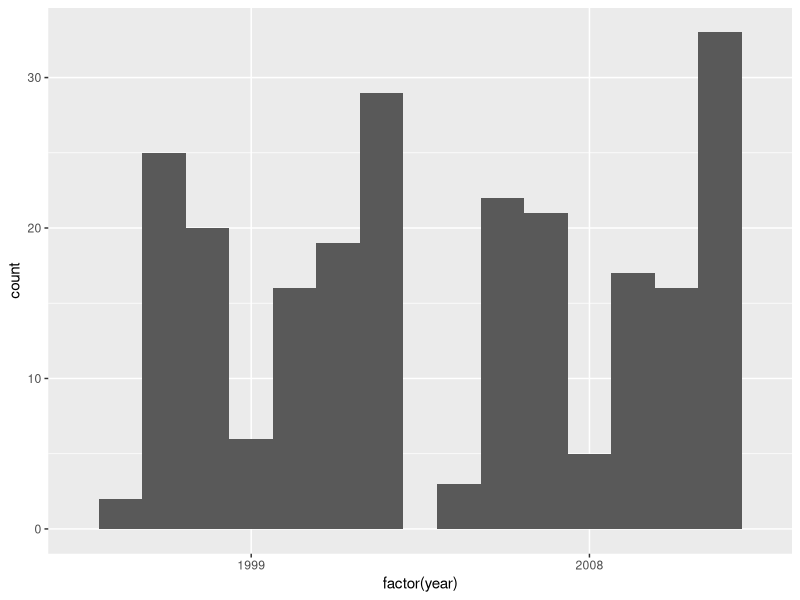
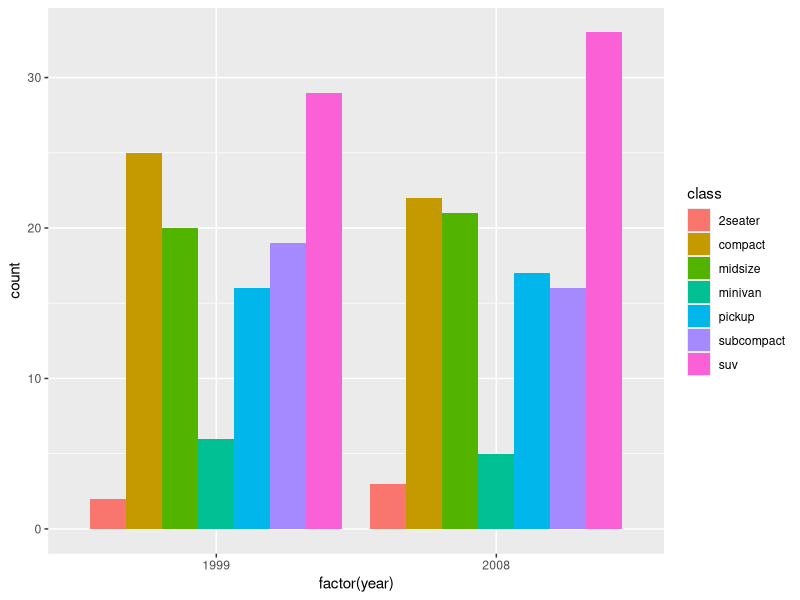
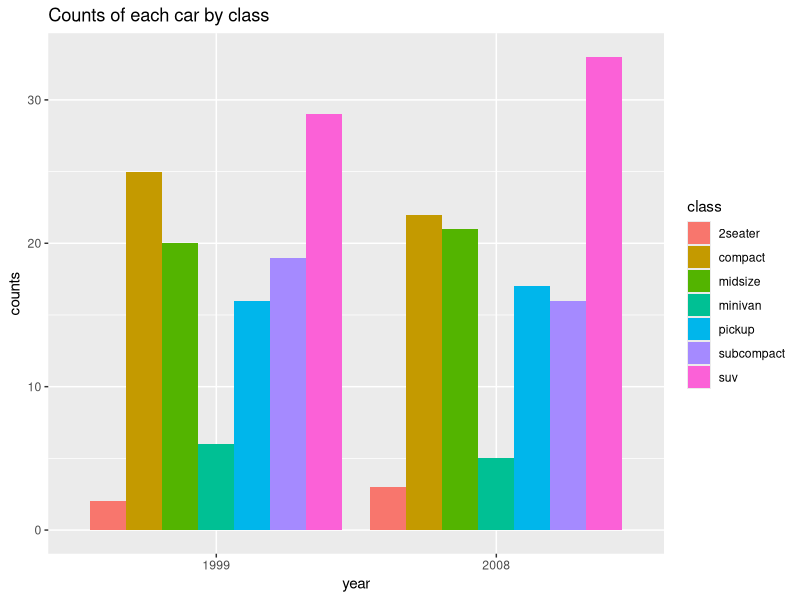
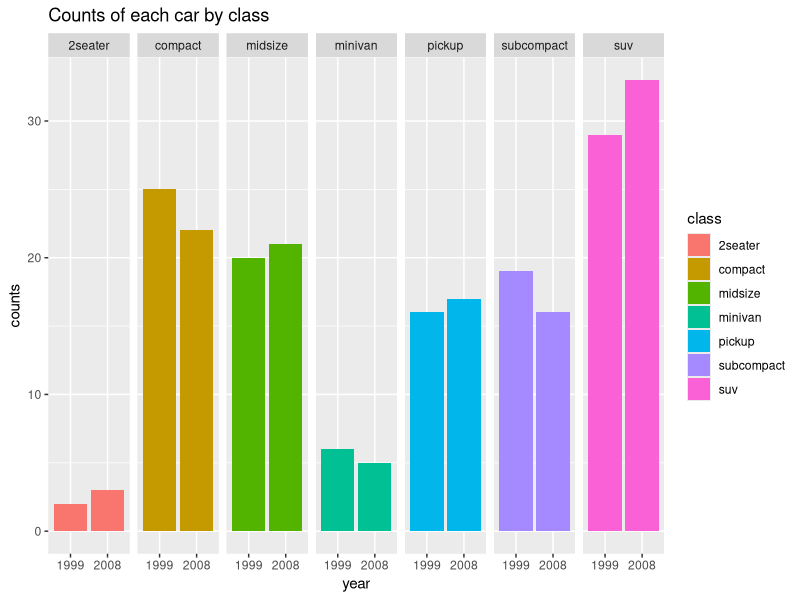
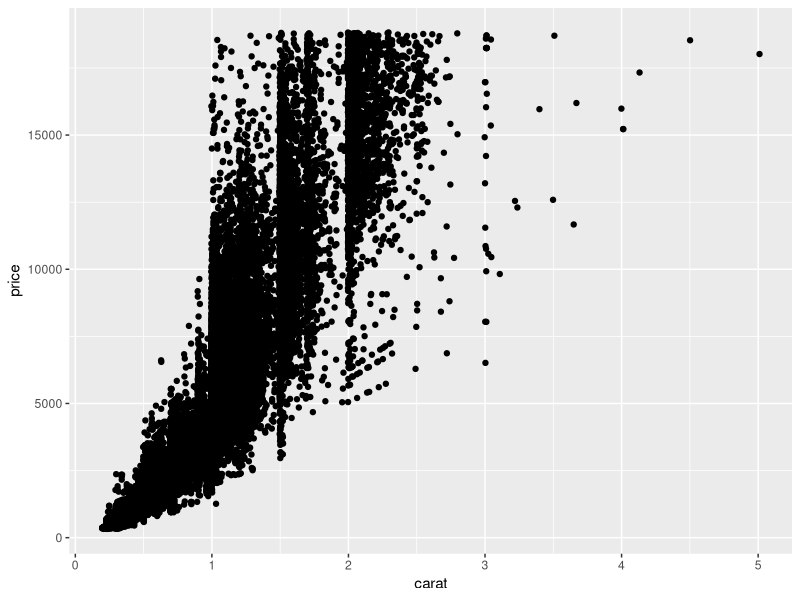
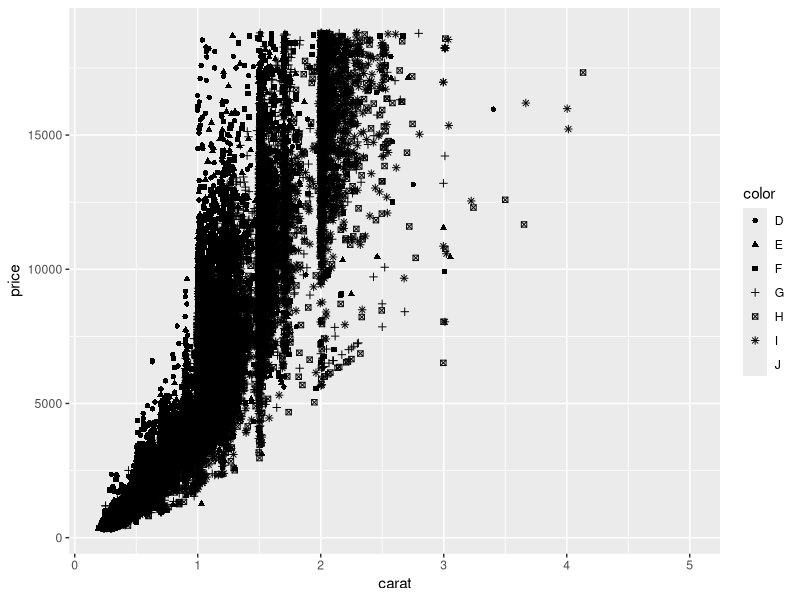
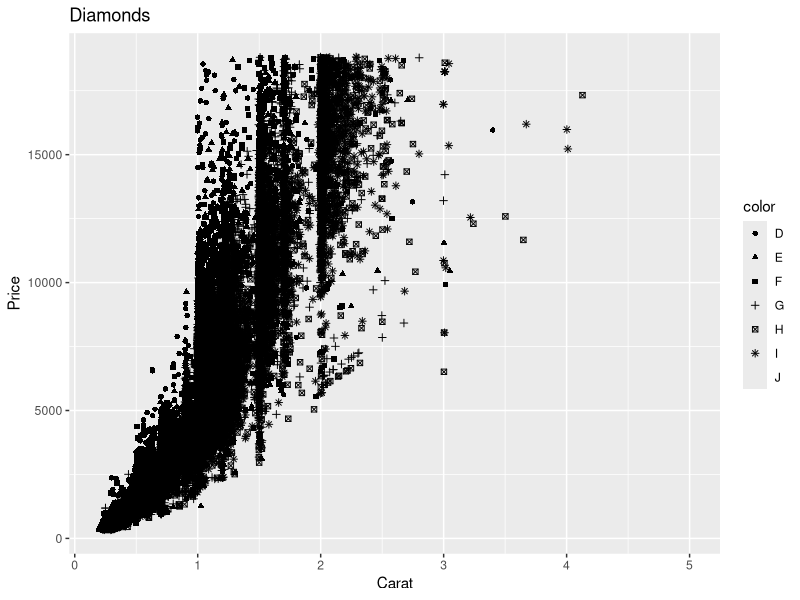
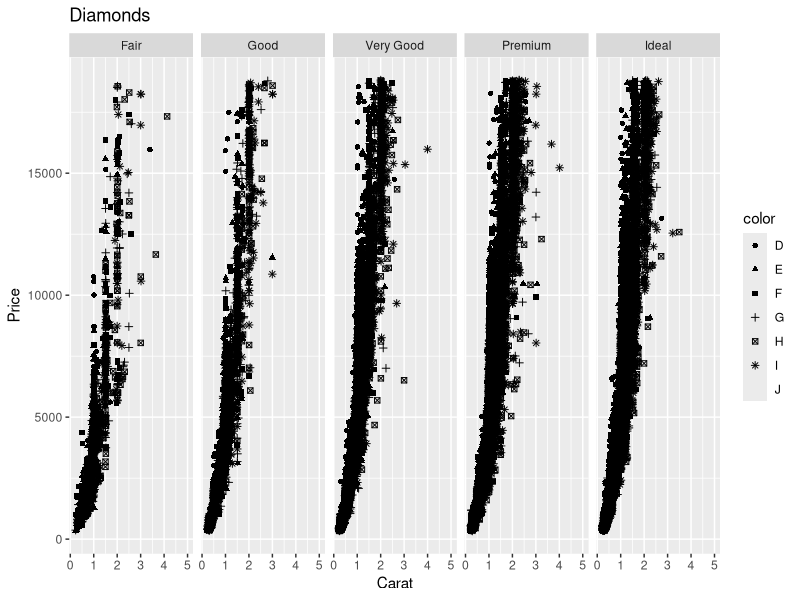

The R script that drew these images, in order:
# Name: [Sirui Ren]
library(ggplot2)
library(dplyr)
#1.	Using the mpg dataset
#a.	Create a histogram showing the counts of each car class, grouped by year (10 points)
ggplot(mpg,aes(factor(year),group=class))+geom_bar(position="dodge")
#b.	Color the bars by their class (5 points)
ggplot(mpg,aes(factor(year),group=class))+geom_bar(position="dodge",aes(fill=class))
#c.	Labels all Axes and Title Graph (5 points)
ggplot(mpg,aes(factor(year),group=class))+geom_bar(position="dodge",aes(fill=class))+labs(title="Counts of each car by class",x="year",y="counts")
#d.	Facet the graph on class (5 points)
ggplot(mpg,aes(factor(year),group=class))+geom_bar(position="dodge",aes(fill=class))+labs(title="Counts of each car by class",x="year",y="counts")+facet_grid((.~class))

#2.	Using the diamonds dataset
#a.	Create a geom_jitter graph showing the relationship between carat and price (10 points)
ggplot(diamonds,aes(x=carat,y=price))+geom_jitter()
#b.	Set the shape of each point based on the diamond’s color property (5 points)
ggplot(diamonds,aes(x=carat,y=price))+geom_jitter(aes(shape=color))
#c.	Labels all Axes and Title Graph (5 points)
ggplot(diamonds,aes(x=carat,y=price))+geom_jitter(aes(shape=color))+labs(title="Diamonds",x="Carat", y="Price")
#d.	Facet the graph on cut type of the diamond (5 points)
ggplot(diamonds,aes(x=carat,y=price))+geom_jitter(aes(shape=color))+labs(title="Diamonds",x="Carat", y="Price")+facet_grid(.~cut)

#3.	Using the txhousing dataset
#a.	Create a scatterplot of the total # of sales by year (10 points)
hsyr<-txhousing %>% group_by(year) %>% summarise(totalsales=sum(sales,na.rm=TRUE))
ggplot(hsyr,aes(x=year,y=totalsales))+geom_point()
#b.	Set the color of the points by year (5 points)
ggplot(hsyr,aes(x=year,y=totalsales))+geom_point(aes(color=year))
#c.	Labels all Axes and Title Graph (5 points)
ggplot(hsyr,aes(x=year,y=totalsales))+geom_point(aes(color=year))+labs(title="TXhousing for total sales",x="year",y="totalsales")
#d.	Facet the graph by city (5 points)   
hsyr<-txhousing %>% group_by(year,city) %>% summarise(totalsales=sum(sales,na.rm=TRUE)) %>% ggplot(.,aes(x=year,y=totalsales))+geom_point(aes(color=year))+facet_wrap(~city)

#4.	Using the economics dataset
#a.	Create a scatterplot of population vs unemployment (10 points)
ggplot(economics,aes(x=pop,y=unemploy))+geom_point()
#b.	Color the points based on their year (5 points)
economics %>% mutate(year=substr(economics$date,1,4)) %>% ggplot(.,aes(x=pop,y=unemploy,col=year))+geom_point()
#c.	Labels all Axes and Title Graph (5 points)
economics %>% mutate(year=substr(economics$date,1,4)) %>% ggplot(.,aes(x=pop,y=unemploy,col=year))+geom_point()+labs(title="Economics for population vs unemployement",x="population",y="unemployement")
#d.	Facet the graph by month (end result should be 12 graphs 1/month) (5 points)
economics %>% mutate(year=substr(economics$date,1,4)) %>% mutate(month=substr(economics$date,6,7)) %>% ggplot(.,aes(x=pop,y=unemploy,col=year))+geom_point()+labs(title="Economics for population vs unemployement",x="population",y="unemployement")+facet_wrap(~month)
